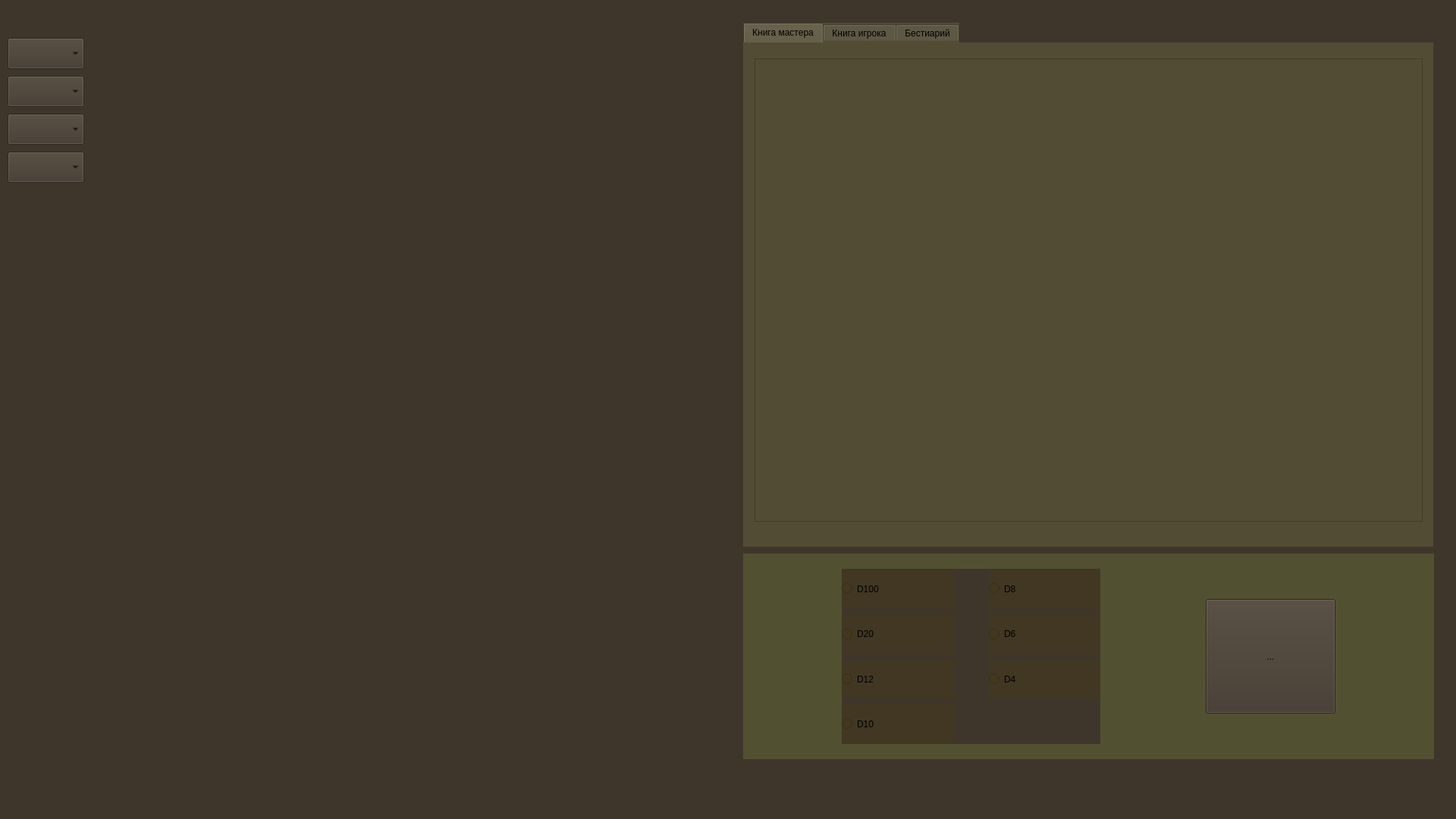
<?xml version="1.0" encoding="UTF-8"?>
<ui version="4.0">
 <class>Form</class>
 <widget class="QWidget" name="Form">
  <property name="geometry">
   <rect>
    <x>0</x>
    <y>0</y>
    <width>1920</width>
    <height>1080</height>
   </rect>
  </property>
  <property name="sizePolicy">
   <sizepolicy hsizetype="Fixed" vsizetype="Fixed">
    <horstretch>0</horstretch>
    <verstretch>0</verstretch>
   </sizepolicy>
  </property>
  <property name="windowTitle">
   <string>Form</string>
  </property>
  <property name="windowIcon">
   <iconset theme="QIcon::ThemeIcon::ImageLoading"/>
  </property>
  <property name="autoFillBackground">
   <bool>false</bool>
  </property>
  <property name="styleSheet">
   <string notr="true">background-color: rgb(63, 54, 43);</string>
  </property>
  <widget class="QTabWidget" name="tabWidget">
   <property name="geometry">
    <rect>
     <x>980</x>
     <y>30</y>
     <width>910</width>
     <height>691</height>
    </rect>
   </property>
   <property name="styleSheet">
    <string notr="true">background-color: rgb(83, 76, 53);
border-color: rgb(44, 50, 28);
font: 800 14pt &quot;Noto Serif ExtraBold&quot;;</string>
   </property>
   <property name="currentIndex">
    <number>0</number>
   </property>
   <widget class="QWidget" name="tab">
    <attribute name="title">
     <string>Книга мастера</string>
    </attribute>
    <widget class="QGraphicsView" name="graphicsView">
     <property name="geometry">
      <rect>
       <x>15</x>
       <y>21</y>
       <width>881</width>
       <height>611</height>
      </rect>
     </property>
    </widget>
   </widget>
   <widget class="QWidget" name="tab_2">
    <attribute name="title">
     <string>Книга игрока</string>
    </attribute>
    <widget class="QGraphicsView" name="graphicsView_2">
     <property name="geometry">
      <rect>
       <x>20</x>
       <y>10</y>
       <width>881</width>
       <height>621</height>
      </rect>
     </property>
    </widget>
   </widget>
   <widget class="QWidget" name="tab_3">
    <attribute name="title">
     <string>Бестиарий</string>
    </attribute>
    <widget class="QGraphicsView" name="graphicsView_3">
     <property name="geometry">
      <rect>
       <x>10</x>
       <y>20</y>
       <width>881</width>
       <height>621</height>
      </rect>
     </property>
    </widget>
   </widget>
  </widget>
  <widget class="QToolButton" name="toolButton">
   <property name="geometry">
    <rect>
     <x>1590</x>
     <y>790</y>
     <width>171</width>
     <height>151</height>
    </rect>
   </property>
   <property name="text">
    <string>...</string>
   </property>
  </widget>
  <widget class="QWidget" name="gridLayoutWidget">
   <property name="geometry">
    <rect>
     <x>1110</x>
     <y>750</y>
     <width>341</width>
     <height>231</height>
    </rect>
   </property>
   <layout class="QGridLayout" name="gridLayout">
    <item row="1" column="2">
     <spacer name="verticalSpacer">
      <property name="orientation">
       <enum>Qt::Orientation::Vertical</enum>
      </property>
      <property name="sizeHint" stdset="0">
       <size>
        <width>20</width>
        <height>40</height>
       </size>
      </property>
     </spacer>
    </item>
    <item row="2" column="0">
     <widget class="QRadioButton" name="radioButton_14">
      <property name="sizePolicy">
       <sizepolicy hsizetype="Expanding" vsizetype="Expanding">
        <horstretch>0</horstretch>
        <verstretch>0</verstretch>
       </sizepolicy>
      </property>
      <property name="styleSheet">
       <string notr="true">font: 800 18pt &quot;Noto Serif ExtraBold&quot;;
background-color: rgba(68, 56, 26, 125);</string>
      </property>
      <property name="text">
       <string>D12</string>
      </property>
     </widget>
    </item>
    <item row="1" column="3">
     <widget class="QRadioButton" name="radioButton_15">
      <property name="sizePolicy">
       <sizepolicy hsizetype="Expanding" vsizetype="Expanding">
        <horstretch>0</horstretch>
        <verstretch>0</verstretch>
       </sizepolicy>
      </property>
      <property name="styleSheet">
       <string notr="true">font: 800 18pt &quot;Noto Serif ExtraBold&quot;;
background-color: rgba(68, 56, 26, 125);</string>
      </property>
      <property name="text">
       <string>D6</string>
      </property>
     </widget>
    </item>
    <item row="0" column="0">
     <widget class="QRadioButton" name="radioButton_11">
      <property name="sizePolicy">
       <sizepolicy hsizetype="Expanding" vsizetype="Expanding">
        <horstretch>0</horstretch>
        <verstretch>0</verstretch>
       </sizepolicy>
      </property>
      <property name="styleSheet">
       <string notr="true">font: 800 18pt &quot;Noto Serif ExtraBold&quot;;
background-color: rgba(68, 56, 26, 125);</string>
      </property>
      <property name="text">
       <string>D100</string>
      </property>
     </widget>
    </item>
    <item row="2" column="3">
     <widget class="QRadioButton" name="radioButton_16">
      <property name="sizePolicy">
       <sizepolicy hsizetype="Expanding" vsizetype="Expanding">
        <horstretch>0</horstretch>
        <verstretch>0</verstretch>
       </sizepolicy>
      </property>
      <property name="styleSheet">
       <string notr="true">font: 800 18pt &quot;Noto Serif ExtraBold&quot;;
background-color: rgba(68, 56, 26, 125);</string>
      </property>
      <property name="text">
       <string>D4</string>
      </property>
     </widget>
    </item>
    <item row="1" column="0">
     <widget class="QRadioButton" name="radioButton_13">
      <property name="sizePolicy">
       <sizepolicy hsizetype="Expanding" vsizetype="Expanding">
        <horstretch>0</horstretch>
        <verstretch>0</verstretch>
       </sizepolicy>
      </property>
      <property name="styleSheet">
       <string notr="true">font: 800 18pt &quot;Noto Serif ExtraBold&quot;;
background-color: rgba(68, 56, 26, 125);</string>
      </property>
      <property name="text">
       <string>D20</string>
      </property>
     </widget>
    </item>
    <item row="0" column="3">
     <widget class="QRadioButton" name="radioButton_12">
      <property name="sizePolicy">
       <sizepolicy hsizetype="Expanding" vsizetype="Expanding">
        <horstretch>0</horstretch>
        <verstretch>0</verstretch>
       </sizepolicy>
      </property>
      <property name="styleSheet">
       <string notr="true">font: 800 18pt &quot;Noto Serif ExtraBold&quot;;
background-color: rgba(68, 56, 26, 125);</string>
      </property>
      <property name="text">
       <string>D8</string>
      </property>
     </widget>
    </item>
    <item row="3" column="0">
     <widget class="QRadioButton" name="radioButton_17">
      <property name="sizePolicy">
       <sizepolicy hsizetype="Expanding" vsizetype="Expanding">
        <horstretch>0</horstretch>
        <verstretch>0</verstretch>
       </sizepolicy>
      </property>
      <property name="styleSheet">
       <string notr="true">font: 800 18pt &quot;Noto Serif ExtraBold&quot;;
background-color: rgba(68, 56, 26, 125);</string>
      </property>
      <property name="text">
       <string>D10</string>
      </property>
     </widget>
    </item>
    <item row="1" column="1">
     <spacer name="verticalSpacer_2">
      <property name="orientation">
       <enum>Qt::Orientation::Vertical</enum>
      </property>
      <property name="sizeHint" stdset="0">
       <size>
        <width>20</width>
        <height>40</height>
       </size>
      </property>
     </spacer>
    </item>
   </layout>
  </widget>
  <widget class="QLabel" name="label">
   <property name="geometry">
    <rect>
     <x>980</x>
     <y>730</y>
     <width>911</width>
     <height>271</height>
    </rect>
   </property>
   <property name="styleSheet">
    <string notr="true">background-color: rgba(118, 135, 64, 85);</string>
   </property>
   <property name="text">
    <string/>
   </property>
  </widget>
  <widget class="QComboBox" name="comboBox">
   <property name="geometry">
    <rect>
     <x>10</x>
     <y>50</y>
     <width>101</width>
     <height>41</height>
    </rect>
   </property>
  </widget>
  <widget class="QComboBox" name="comboBox_2">
   <property name="geometry">
    <rect>
     <x>10</x>
     <y>100</y>
     <width>101</width>
     <height>41</height>
    </rect>
   </property>
  </widget>
  <widget class="QComboBox" name="comboBox_3">
   <property name="geometry">
    <rect>
     <x>10</x>
     <y>150</y>
     <width>101</width>
     <height>41</height>
    </rect>
   </property>
  </widget>
  <widget class="QComboBox" name="comboBox_4">
   <property name="geometry">
    <rect>
     <x>10</x>
     <y>200</y>
     <width>101</width>
     <height>41</height>
    </rect>
   </property>
  </widget>
  <zorder>label</zorder>
  <zorder>tabWidget</zorder>
  <zorder>gridLayoutWidget</zorder>
  <zorder>toolButton</zorder>
  <zorder>comboBox</zorder>
  <zorder>comboBox_2</zorder>
  <zorder>comboBox_3</zorder>
  <zorder>comboBox_4</zorder>
 </widget>
 <resources/>
 <connections/>
</ui>
